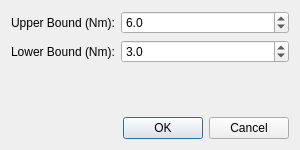
<?xml version="1.0" encoding="UTF-8"?>
<ui version="4.0">
 <class>TorqueCompDialog</class>
 <widget class="QDialog" name="TorqueCompDialog">
  <property name="geometry">
   <rect>
    <x>0</x>
    <y>0</y>
    <width>300</width>
    <height>150</height>
   </rect>
  </property>
  <property name="windowTitle">
   <string>Torque Compensation Settings</string>
  </property>
  <property name="windowIcon">
   <iconset resource="../res/resources.qrc">
    <normaloff>:/LIBRA-App</normaloff>:/LIBRA-App</iconset>
  </property>
  <layout class="QVBoxLayout" name="verticalLayout">
   <item>
    <layout class="QFormLayout" name="formLayout">
     <item row="0" column="0">
      <widget class="QLabel" name="l_upper_bound">
       <property name="text">
        <string>Upper Bound (Nm):</string>
       </property>
      </widget>
     </item>
     <item row="0" column="1">
      <widget class="QDoubleSpinBox" name="sb_upper_bound">
       <property name="minimum">
        <double>0.100000000000000</double>
       </property>
       <property name="maximum">
        <double>20.000000000000000</double>
       </property>
       <property name="singleStep">
        <double>0.100000000000000</double>
       </property>
       <property name="value">
        <double>6.000000000000000</double>
       </property>
       <property name="decimals">
        <number>1</number>
       </property>
      </widget>
     </item>
     <item row="1" column="0">
      <widget class="QLabel" name="l_lower_bound">
       <property name="text">
        <string>Lower Bound (Nm):</string>
       </property>
      </widget>
     </item>
     <item row="1" column="1">
      <widget class="QDoubleSpinBox" name="sb_lower_bound">
       <property name="minimum">
        <double>0.100000000000000</double>
       </property>
       <property name="maximum">
        <double>20.000000000000000</double>
       </property>
       <property name="singleStep">
        <double>0.100000000000000</double>
       </property>
       <property name="value">
        <double>3.000000000000000</double>
       </property>
       <property name="decimals">
        <number>1</number>
       </property>
      </widget>
     </item>
    </layout>
   </item>
   <item>
    <widget class="QDialogButtonBox" name="DialogButtonBox">
     <property name="orientation">
      <enum>Qt::Orientation::Horizontal</enum>
     </property>
     <property name="standardButtons">
      <set>QDialogButtonBox::StandardButton::Cancel|QDialogButtonBox::StandardButton::Ok</set>
     </property>
    </widget>
   </item>
  </layout>
 </widget>
 <resources>
  <include location="../res/resources.qrc"/>
 </resources>
 <connections>
  <connection>
   <sender>DialogButtonBox</sender>
   <signal>accepted()</signal>
   <receiver>TorqueCompDialog</receiver>
   <slot>accept()</slot>
   <hints>
    <hint type="sourcelabel">
     <x>248</x>
     <y>254</y>
    </hint>
    <hint type="destinationlabel">
     <x>157</x>
     <y>274</y>
    </hint>
   </hints>
  </connection>
  <connection>
   <sender>DialogButtonBox</sender>
   <signal>rejected()</signal>
   <receiver>TorqueCompDialog</receiver>
   <slot>reject()</slot>
   <hints>
    <hint type="sourcelabel">
     <x>316</x>
     <y>260</y>
    </hint>
    <hint type="destinationlabel">
     <x>286</x>
     <y>274</y>
    </hint>
   </hints>
  </connection>
 </connections>
</ui> 
